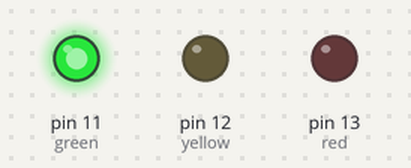
Recording of a sketch running on a simulated Arduino Uno, built with avr-gcc and run on an emulated ATmega328P. On the bench: output pins drawn as LEDs (lit = HIGH).

Above: at 0.2 s.
At 5.5 s:
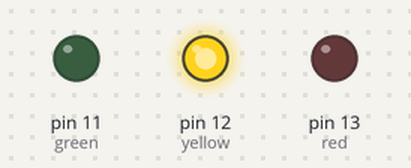
At 10.5 s:
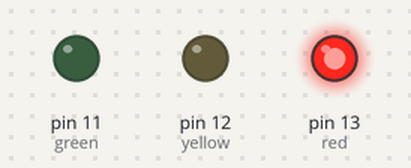
At 14.7 s:
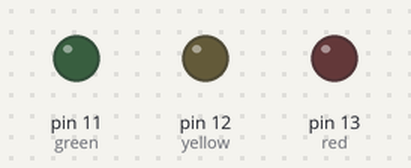
Timing chart, 0 to 18.2 s (numbered marks = the images above):
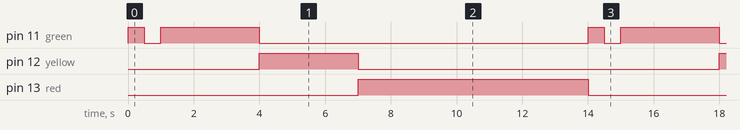

The sketch:

LED_Traffic_Light.ino
```cpp
int red = 13;
int yellow = 12;
int green = 11;

void setup() {
  // put your setup code here, to run once:
    pinMode(red, OUTPUT);
    pinMode(yellow, OUTPUT);
    pinMode(green, OUTPUT);
}

void loop() {
  // put your main code here, to run repeatedly:
    changeLights();
    delay(4000);
}

void changeLights(){
    // green on
    digitalWrite(red, LOW);
    digitalWrite(yellow, LOW);
    digitalWrite(green, HIGH);
    delay(500);
    digitalWrite(green, LOW);
    delay(500);
    digitalWrite(green, HIGH);
    delay(3000);

  // yellow on
    digitalWrite(red, LOW);
    digitalWrite(yellow, HIGH);
    digitalWrite(green, LOW);
    delay(3000);

    // red on
    digitalWrite(red, HIGH);
    digitalWrite(yellow, LOW);
    digitalWrite(green, LOW);
    delay(3000);
}
```

Measured:
- by itself, pin 11 (green): repeats every 14.0 s: LOW 0.50 s, HIGH 3.0 s, LOW 10.0 s, HIGH 0.50 s
- by itself, pin 12 (yellow): alternates HIGH for 3.0 s and LOW for 11.0 s
- by itself, pin 13 (red): alternates HIGH for 7.0 s and LOW for 7.0 s
